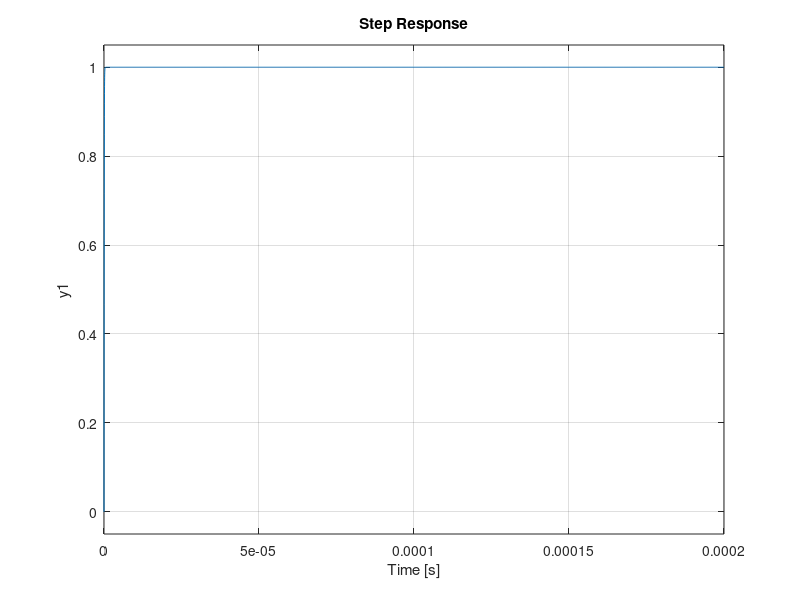

Source code (MATLAB): (Note: this script raises an error after producing the figure.)
%% Defining the system
num = 1;
den = [1 10 20];
sys = tf(num, den);
step(sys)

% kp = 1;
% ki = 0.01;
% kd = 0.01;
kp = 158562163.8205;
ki = 249995612.9873;
kd = 18363560.8069;

c = pid(kp, ki, kd);

T = feedback(c*sys, 1); % Negative feedback
step(T)


%% Implementing PSO to tune PID Controller
% PSO Parameters
num_particles = 30;  % Number of particles in the swarm
max_iterations = 100;  % Maximum number of iterations
w = 0.7;  % Inertia weight
c1 = 1.5;  % Cognitive acceleration coefficient
c2 = 1.5;  % Social acceleration coefficient

% Random initialization of particles (PID parameters: [Kp, Ki, Kd])
Kp_min = 0; Kp_max = 10;  % Bounds for Kp
Ki_min = 0; Ki_max = 10;  % Bounds for Ki
Kd_min = 0; Kd_max = 10;  % Bounds for Kd

particles = [Kp_min + rand(num_particles, 1) * (Kp_max - Kp_min), ...
             Ki_min + rand(num_particles, 1) * (Ki_max - Ki_min), ...
             Kd_min + rand(num_particles, 1) * (Kd_max - Kd_min)];

% Initialize velocity of particles
velocity = zeros(num_particles, 3);  % [Kp_velocity, Ki_velocity, Kd_velocity]

% Initialize personal and global best positions
personal_best = particles;
personal_best_cost = inf(num_particles, 1);
global_best = particles(1, :);
global_best_cost = inf;

% Objective function: Integral of Absolute Error (IAE)
objective_function = @(Kp, Ki, Kd) pid_cost_function(Kp, Ki, Kd, sys);

% PSO Loop
for iter = 1:max_iterations
    for i = 1:num_particles
        % Evaluate the cost for each particle (PID gains)
        Kp = particles(i, 1); Ki = particles(i, 2); Kd = particles(i, 3);
        cost = objective_function(Kp, Ki, Kd);
        
        % Update personal best if current cost is lower
        if cost < personal_best_cost(i)
            personal_best(i, :) = [Kp, Ki, Kd];
            personal_best_cost(i) = cost;
        end
        
        % Update global best if current cost is lower
        if cost < global_best_cost
            global_best = [Kp, Ki, Kd];
            global_best_cost = cost;
        end
    end
    
    % Update velocities and positions of particles
    for i = 1:num_particles
        r1 = rand(); r2 = rand();
        velocity(i, :) = w * velocity(i, :) + c1 * r1 * (personal_best(i, :) - particles(i, :)) ...
                                            + c2 * r2 * (global_best - particles(i, :));
        particles(i, :) = particles(i, :) + velocity(i, :);  % Update particle position (PID gains)
    end
    
    % Display iteration and global best cost
    fprintf('Iteration %d: Best Cost = %.4f\n', iter, global_best_cost);
end

% Final tuned PID gains
Kp_opt = global_best(1);
Ki_opt = global_best(2);
Kd_opt = global_best(3);
fprintf('Optimal PID Gains: kp = %.4f, ki = %.4f, kd = %.4f\n', Kp_opt, Ki_opt, Kd_opt);

% Objective function definition (example: IAE cost function)
function cost = pid_cost_function(Kp, Ki, Kd, sys)
    % Define the PID controller transfer function
    C = pid(Kp, Ki, Kd);
    
    % Closed-loop system with the PID controller
    T = feedback(C * sys, 1);
    
    % Step response
    [y, t] = step(T);
    
    % Calculate the error (difference from desired output)
    e = 1 - y;  % Assuming unit step input
    
    % Integral of Absolute Error (IAE) as cost function
    cost = trapz(t, abs(e));  % Numerical integration of the absolute error
end













